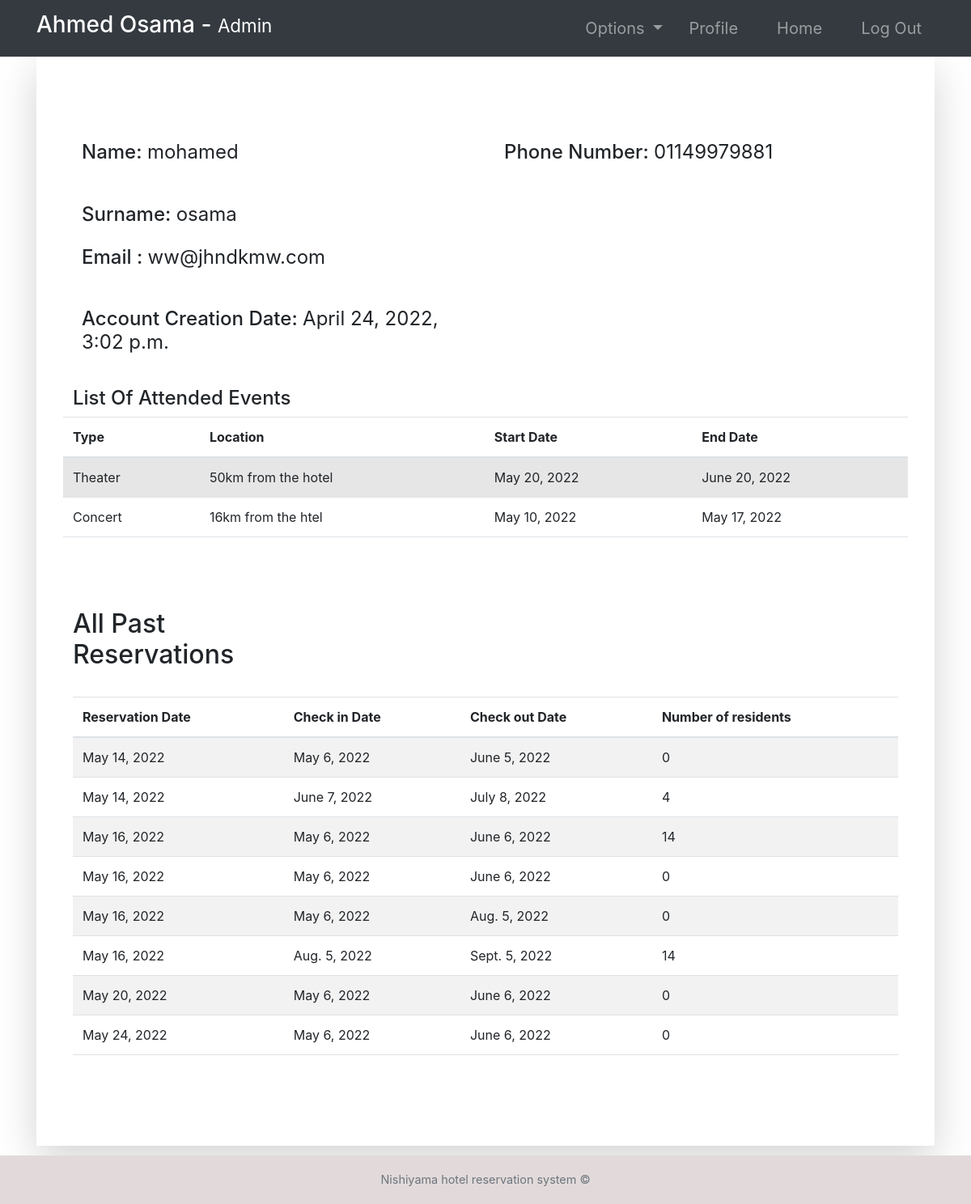
The page /guest-profile/6 (signed in) on the database its author committed.
### accounts/models.py (models this page shows, shortened)
class Guest(models.Model):
    user = models.OneToOneField(User, null=True, on_delete=models.CASCADE)
    phoneNumber = PhoneNumberField(unique=True)

### hotel/models.py (models this page shows, shortened)
class EventAttendees(models.Model):
    event = models.ForeignKey(Event,  null=True, on_delete=models.CASCADE)
    numberOfDependees = models.IntegerField(default=0)
    guest = models.ForeignKey(Guest,   null=True, on_delete=models.CASCADE)

class Event(models.Model):
    EVENT_TYPES = (
        ('Movie', 'Movie'),
        ('Theater', 'Theater'),
        ('Conference', 'Conference'),
        ('Concert', 'Concert'),
        ('Entertainment', 'Entertainment'),
        ('Live Music', 'Live Music'),
    )
    eventType = models.CharField(max_length=20, choices=EVENT_TYPES)
    location = models.CharField(max_length=100)
    startDate = models.DateField()
    endDate = models.DateField()
    explanation = models.TextField()

### room/models.py (models this page shows, shortened)
class Booking(models.Model):
    roomNumber = models.ForeignKey(Room, on_delete=models.CASCADE)
    guest = models.ForeignKey(Guest, null=True, on_delete=models.CASCADE)
    dateOfReservation = models.DateField(default=timezone.now)
    startDate = models.DateField()
    endDate = models.DateField()
    def numOfDep(self):
        return Dependees.objects.filter(booking=self).count()

### accounts/views.py (the view, shortened to what this page needs)
# urls.py: path('guest-profile/<str:pk>', guest_profile, name="guest-profile"),
@login_required(login_url='login')
def guest_profile(request, pk):
    tempUser = User.objects.get(id=pk)
    guest = Guest.objects.get(user=tempUser)
    role = str(request.user.groups.all()[0])
    path = role + "/"
    eventAttendees = EventAttendees.objects.filter(guest=guest)
    bookings = Booking.objects.filter(guest=guest)
    context = {
        "role": role,
        "guest": guest,
        "eventAttendees": eventAttendees,
        "bookings": bookings
    }
    return render(request, path + "guest-profile.html", context)

### Templates/admin/guest-profile.html
{% extends '../index.html' %}
{% block context %}
{% include '../common_pages/guest-profile.html' %}
{% endblock %}

### Templates/incs/nav.html (shortened to what this page needs)
<link rel="stylesheet" href="https://cdn.jsdelivr.net/npm/bootstrap@4.6.0/dist/css/bootstrap.min.css"
>
<nav class="navbar navbar-dark bg-dark navbar-expand-lg py-1 " role="navigation" >
    <div class="container" >
        <a href="" class="navbar-brand">
            <h3 class="text-capitalize">
                {{ request.user.first_name }} {{ request.user.last_name }} -
                <small>
                    {{ role }}
                </small>
            </h3>
        </a>
        <div class="collapse navbar-collapse" id="navbarTags">
            <ul class="navbar-nav ml-auto">
                <li class="nav-item dropdown p-2">
                    <a class="nav-link dropdown-toggle" href="#" id="navbarDropdown" role="button"
                        data-toggle="dropdown" aria-haspopup="true" aria-expanded="false">
                        Options
                    </a>
                </li>
                <li class="nav-item mr-3 p-2">
                    {% if role == 'staff' or role == 'receptionist' or role == 'admin' or role == 'manager' %}
                    <a href="{% url 'employee-profile' user.id %}" class="nav-link">Profile</a>
                    {% endif %}
                </li>
                <li class="nav-item mr-3 p-2">
                    <a href="{% url 'Home'  %}" class="nav-link">Home</a>
                </li>
                <li class="nav-item p-2 ">
                    <a href="{% url 'logout' %}" class="nav-link">Log Out</a>
                </li>
            </ul>
        </div>
    </div>
</nav>

### Templates/common_pages/guest-profile.html (shortened to what this page needs)
<div class="container">
    <div class="shadow-lg p-5">
        <div class="row mt-5">
            <div class="col-6">
                <form action="" method="POST">
                    <div class="p-2 h4">
                        <span>Name:</span>
                        {% if guest.user.id != request.user.id %}
                        <span class="font-weight-normal">{{guest.user.first_name}} </span>
                        {% else %}
                        <input type="text" class="form-control border border-secondary" id="id_first_name"
                            value="{{guest.user.first_name}}" name="first_name">
                        {% endif %}
                    </div>
                    <br>
                    <div class="p-2 h4">
                        <span>Surname:</span>
                        {% if guest.user.id != request.user.id %}
                        <span class="font-weight-normal"> {{guest.user.last_name}}</span>
                        {% else %}
                        <input type="text" class="form-control border border-secondary" id="id_last_name"
                            value="{{guest.user.last_name}}" name="last_name">
                        {% endif %}
                    </div>
                    <div class="p-2 h4">
                        <span>Email :</span>
                        <span class="font-weight-normal">{{guest.user.email}}</span>
                    </div>
                    <br>
                    <div class="p-2 h4">
                        <span>Account Creation Date:</span>
                        <span class="font-weight-normal">{{guest.user.date_joined}}</span>
                    </div>
            </div>
            <div class="col-6">
                <div class="p-2 h4">
                    <span>Phone Number: </span>
                    {% if guest.user.id != request.user.id %}
                    <span class="font-weight-normal">{{guest.phoneNumber}}</span>
                    {% else %}
                    <input type="text" class="form-control border border-secondary" id="id_phoneNumber"
                        value="{{guest.phoneNumber}}" name="phoneNumber">
                    {% endif %}
                </div>
                <br>
            </div>
        </div>
        <br>
        {% if eventAttendees.first != None %}
        <div class="row">
            <h4>List Of Attended Events</h4>
            <table class="table table-hover table-striped">
                <thead>
                    <tr>
                        <th>Type</th>
                        <th>Location</th>
                        <th>Start Date</th>
                        <th>End Date</th>
                    </tr>
                </thead>
                <tbody>
                    {% for eveAt in eventAttendees %}
                    <tr>
                        <td>{{eveAt.event.eventType}}</td>
                        <td>{{eveAt.event.location}}</td>
                        <td>{{eveAt.event.startDate}}</td>
                        <td>{{eveAt.event.endDate}}</td>
                    </tr>
                    {% endfor %}
                </tbody>
            </table>
        </div>
        {% endif %}
        <br>
        <div class="row">
            <div class="table-responsive table-striped my-5">
                <div class="table-header row">
                    <div class="col-sm-12 col-md-12 col-lg-4 mb-4">
                        <h2>All Past Reservations</h2>
                    </div>
                </div>
                <table class="table table-hover">
                    <thead>
                        <tr>
                            <th>Reservation Date</th>
                            <th>Check in Date</th>
                            <th>Check out Date</th>
                            <th>Number of residents</th>
                        </tr>
                    </thead>
                    <tbody>
                        {% for bo in bookings %}
                        <tr>
                            <td>{{bo.dateOfReservation}}</td>
                            <td>{{bo.startDate}}</td>
                            <td>{{bo.endDate}}</td>
                            <td>{{bo.numOfDep}}</td>
                        </tr>
                        {% endfor %}
                    </tbody>
                </table>
            </div>
        </div>
    </div>
</div>

### static/css/main.css (style rules this page uses)
* { margin: 0; padding: 0; -webkit-font-smoothing: antialiased; }
body { position: relative; }
nav .nav-item { font-size: 20px; }

### rows shown on the page
Guest: user.first_name "mohamed", user.last_name "osama", user.email "ww@jhndkmw.com", user.date_joined "April 24, 2022, 3:02 p.m.", phoneNumber "01149979881"
EventAttendees: event.eventType "Theater", event.location "50km from the hotel", event.startDate "May 20, 2022", event.endDate "June 20, 2022"
EventAttendees: event.eventType "Concert", event.location "16km from the htel", event.startDate "May 10, 2022", event.endDate "May 17, 2022"
Booking: dateOfReservation "May 14, 2022", startDate "May 6, 2022", endDate "June 5, 2022", numOfDep "0"
Booking: dateOfReservation "May 14, 2022", startDate "June 7, 2022", endDate "July 8, 2022", numOfDep "4"
Booking: dateOfReservation "May 16, 2022", startDate "May 6, 2022", endDate "June 6, 2022", numOfDep "14"
Booking: dateOfReservation "May 16, 2022", startDate "May 6, 2022", endDate "June 6, 2022", numOfDep "0"
Booking: dateOfReservation "May 16, 2022", startDate "May 6, 2022", endDate "Aug. 5, 2022", numOfDep "0"
Booking: dateOfReservation "May 16, 2022", startDate "Aug. 5, 2022", endDate "Sept. 5, 2022", numOfDep "14"
Booking: dateOfReservation "May 20, 2022", startDate "May 6, 2022", endDate "June 6, 2022", numOfDep "0"
Booking: dateOfReservation "May 24, 2022", startDate "May 6, 2022", endDate "June 6, 2022", numOfDep "0"

### other values the page prints
{{ request.user.first_name }} "Ahmed"
{{ request.user.last_name }} "Osama"
{{ role }} "Admin"
